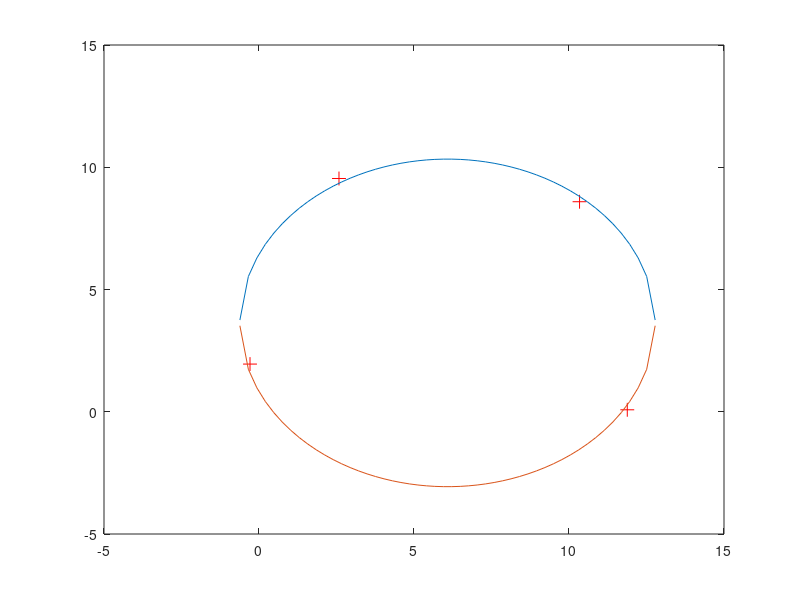

Reproduce this figure in MATLAB.
% circle fit
% x^2+y^2+a(1)*x+a(2)*y+a(3)=0
x = [ 11.88; 10.34; 2.58; -0.29 ];
y = [  0.08;  8.59; 9.54;  1.95 ];
a=[x y ones(size(x))]\[-(x.^2+y.^2)];
xc = -.5*a(1)
yc = -.5*a(2)
R  =  sqrt((a(1)^2+a(2)^2)/4-a(3))
% graphic representation
plot(x, y, "+r", "markersize", 10);
hold on;
xx = linspace(xc-R+0.001, xc+R-0.001, 50);
yy = sqrt(R^2 - (xx - xc).^2) +yc;
yyy = -sqrt(R^2 - (xx - xc).^2) +yc;
plot(xx, yy)
plot(xx, yyy)
